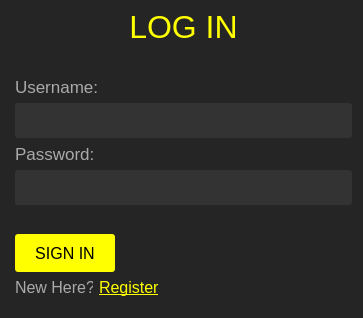
<?xml version="1.0" encoding="UTF-8"?>
<ui version="4.0">
 <class>MainWindow</class>
 <widget class="QMainWindow" name="MainWindow">
  <property name="geometry">
   <rect>
    <x>0</x>
    <y>0</y>
    <width>363</width>
    <height>318</height>
   </rect>
  </property>
  <property name="font">
   <font>
    <family>Moonlightning</family>
   </font>
  </property>
  <property name="windowTitle">
   <string>MainWindow</string>
  </property>
  <property name="styleSheet">
   <string notr="true">background-color: #252525;</string>
  </property>
  <widget class="QWidget" name="centralwidget">
   <widget class="QFrame" name="verticalFrame">
    <property name="geometry">
     <rect>
      <x>0</x>
      <y>0</y>
      <width>361</width>
      <height>370</height>
     </rect>
    </property>
    <layout class="QVBoxLayout" name="verticalLayout_2">
     <item>
      <layout class="QFormLayout" name="formLayout_2">
       <item row="2" column="1">
        <widget class="QLabel" name="label_4">
         <property name="maximumSize">
          <size>
           <width>350</width>
           <height>50</height>
          </size>
         </property>
         <property name="font">
          <font>
           <pointsize>24</pointsize>
          </font>
         </property>
         <property name="styleSheet">
          <string notr="true">color: rgb(255, 255, 0);</string>
         </property>
         <property name="text">
          <string>LOG IN</string>
         </property>
         <property name="alignment">
          <set>Qt::AlignCenter</set>
         </property>
        </widget>
       </item>
       <item row="3" column="1">
        <spacer name="horizontalSpacer_4">
         <property name="orientation">
          <enum>Qt::Horizontal</enum>
         </property>
         <property name="sizeHint" stdset="0">
          <size>
           <width>40</width>
           <height>20</height>
          </size>
         </property>
        </spacer>
       </item>
       <item row="4" column="1">
        <widget class="QLabel" name="label_5">
         <property name="font">
          <font>
           <pointsize>13</pointsize>
          </font>
         </property>
         <property name="styleSheet">
          <string notr="true">color: #aaa;</string>
         </property>
         <property name="text">
          <string>Username:</string>
         </property>
        </widget>
       </item>
       <item row="5" column="1">
        <widget class="QLineEdit" name="usernameLineEdit">
         <property name="maximumSize">
          <size>
           <width>348</width>
           <height>16777215</height>
          </size>
         </property>
         <property name="font">
          <font>
           <pointsize>16</pointsize>
          </font>
         </property>
         <property name="styleSheet">
          <string notr="true">background: #333;
border: none;
outline: none;
color: #fff;
height: 35px;
border-radius: 3px;</string>
         </property>
        </widget>
       </item>
       <item row="6" column="1">
        <widget class="QLabel" name="label_6">
         <property name="font">
          <font>
           <pointsize>13</pointsize>
          </font>
         </property>
         <property name="styleSheet">
          <string notr="true">color: #aaa;</string>
         </property>
         <property name="text">
          <string>Password:</string>
         </property>
        </widget>
       </item>
       <item row="7" column="1">
        <widget class="QLineEdit" name="passwordLineEdit">
         <property name="maximumSize">
          <size>
           <width>348</width>
           <height>16777215</height>
          </size>
         </property>
         <property name="font">
          <font>
           <pointsize>16</pointsize>
          </font>
         </property>
         <property name="styleSheet">
          <string notr="true">background: #333;
border: none;
outline: none;
color: #fff;
height: 35px;
border-radius: 3px;</string>
         </property>
        </widget>
       </item>
       <item row="8" column="1">
        <spacer name="horizontalSpacer_2">
         <property name="orientation">
          <enum>Qt::Horizontal</enum>
         </property>
         <property name="sizeHint" stdset="0">
          <size>
           <width>40</width>
           <height>17</height>
          </size>
         </property>
        </spacer>
       </item>
       <item row="9" column="1">
        <widget class="QPushButton" name="user_login_btn">
         <property name="maximumSize">
          <size>
           <width>100</width>
           <height>16777215</height>
          </size>
         </property>
         <property name="font">
          <font>
           <pointsize>12</pointsize>
          </font>
         </property>
         <property name="styleSheet">
          <string notr="true">background-color: rgb(255, 255, 0);
border-radius: 3px;
height: 30px;
padding: 4px 8px 4px 8px;
</string>
         </property>
         <property name="text">
          <string>SIGN IN</string>
         </property>
        </widget>
       </item>
       <item row="12" column="1">
        <layout class="QHBoxLayout" name="horizontalLayout_3">
         <item>
          <widget class="QLabel" name="label">
           <property name="maximumSize">
            <size>
             <width>78</width>
             <height>16777215</height>
            </size>
           </property>
           <property name="font">
            <font>
             <pointsize>12</pointsize>
            </font>
           </property>
           <property name="styleSheet">
            <string notr="true">color: #aaa;</string>
           </property>
           <property name="text">
            <string>New Here?</string>
           </property>
          </widget>
         </item>
         <item>
          <widget class="QLabel" name="register_btn">
           <property name="maximumSize">
            <size>
             <width>65</width>
             <height>16777215</height>
            </size>
           </property>
           <property name="font">
            <font>
             <pointsize>12</pointsize>
             <underline>true</underline>
             <kerning>true</kerning>
            </font>
           </property>
           <property name="cursor">
            <cursorShape>PointingHandCursor</cursorShape>
           </property>
           <property name="styleSheet">
            <string notr="true">color:rgb(255, 255, 0);</string>
           </property>
           <property name="text">
            <string>Register</string>
           </property>
           <property name="openExternalLinks">
            <bool>true</bool>
           </property>
          </widget>
         </item>
        </layout>
       </item>
      </layout>
     </item>
    </layout>
   </widget>
  </widget>
 </widget>
 <resources/>
 <connections/>
</ui>
